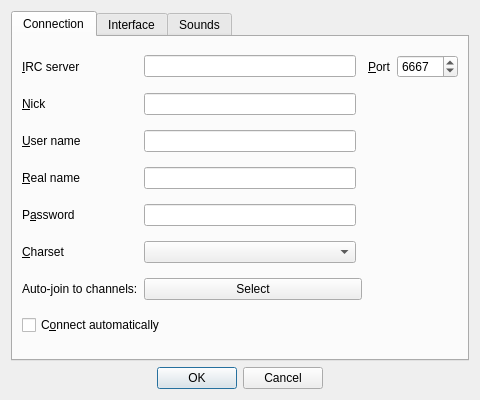
<?xml version="1.0" encoding="UTF-8"?>
<ui version="4.0">
 <class>SettingsDialog</class>
 <widget class="QDialog" name="SettingsDialog">
  <property name="geometry">
   <rect>
    <x>0</x>
    <y>0</y>
    <width>480</width>
    <height>400</height>
   </rect>
  </property>
  <property name="windowTitle">
   <string>Settings dialog</string>
  </property>
  <property name="windowIcon">
   <iconset resource="resources.qrc">
    <normaloff>:/icons/tools.png</normaloff>:/icons/tools.png</iconset>
  </property>
  <layout class="QVBoxLayout" name="verticalLayout">
   <item>
    <widget class="QTabWidget" name="tabWidget">
     <property name="currentIndex">
      <number>0</number>
     </property>
     <widget class="QWidget" name="tabServer">
      <attribute name="title">
       <string>Connection</string>
      </attribute>
      <layout class="QGridLayout" name="gridLayout">
       <item row="0" column="0">
        <widget class="QLabel" name="labelServer">
         <property name="text">
          <string>&amp;IRC server</string>
         </property>
         <property name="buddy">
          <cstring>lineEditServer</cstring>
         </property>
        </widget>
       </item>
       <item row="0" column="1">
        <widget class="QLineEdit" name="lineEditServer"/>
       </item>
       <item row="0" column="3">
        <widget class="QLabel" name="labelPort">
         <property name="text">
          <string>&amp;Port</string>
         </property>
         <property name="buddy">
          <cstring>spinBoxPort</cstring>
         </property>
        </widget>
       </item>
       <item row="0" column="4">
        <widget class="QSpinBox" name="spinBoxPort">
         <property name="minimum">
          <number>1</number>
         </property>
         <property name="maximum">
          <number>65535</number>
         </property>
         <property name="value">
          <number>6667</number>
         </property>
        </widget>
       </item>
       <item row="1" column="0">
        <widget class="QLabel" name="labelNick">
         <property name="text">
          <string>&amp;Nick</string>
         </property>
         <property name="buddy">
          <cstring>lineEditNick</cstring>
         </property>
        </widget>
       </item>
       <item row="1" column="1">
        <widget class="QLineEdit" name="lineEditNick"/>
       </item>
       <item row="2" column="0">
        <widget class="QLabel" name="labelUserName">
         <property name="text">
          <string>&amp;User name</string>
         </property>
         <property name="buddy">
          <cstring>lineEditUsername</cstring>
         </property>
        </widget>
       </item>
       <item row="2" column="1">
        <widget class="QLineEdit" name="lineEditUsername"/>
       </item>
       <item row="3" column="0">
        <widget class="QLabel" name="labelRealName">
         <property name="text">
          <string>&amp;Real name</string>
         </property>
         <property name="buddy">
          <cstring>lineEditRealName</cstring>
         </property>
        </widget>
       </item>
       <item row="3" column="1">
        <widget class="QLineEdit" name="lineEditRealName"/>
       </item>
       <item row="4" column="0">
        <widget class="QLabel" name="labelPassword">
         <property name="text">
          <string>P&amp;assword</string>
         </property>
         <property name="buddy">
          <cstring>lineEditPassword</cstring>
         </property>
        </widget>
       </item>
       <item row="4" column="1">
        <widget class="QLineEdit" name="lineEditPassword">
         <property name="echoMode">
          <enum>QLineEdit::Password</enum>
         </property>
        </widget>
       </item>
       <item row="5" column="0">
        <widget class="QLabel" name="labelCharset">
         <property name="text">
          <string>&amp;Charset</string>
         </property>
         <property name="buddy">
          <cstring>comboBoxCharset</cstring>
         </property>
        </widget>
       </item>
       <item row="5" column="1">
        <widget class="QComboBox" name="comboBoxCharset"/>
       </item>
       <item row="6" column="0">
        <widget class="QLabel" name="labelAutoJoin">
         <property name="text">
          <string>Auto-join to channels:</string>
         </property>
        </widget>
       </item>
       <item row="7" column="0" colspan="2">
        <widget class="QCheckBox" name="checkBoxAutoConnect">
         <property name="text">
          <string>C&amp;onnect automatically</string>
         </property>
        </widget>
       </item>
       <item row="6" column="1" colspan="2">
        <widget class="QPushButton" name="pushButtonAutoJoin">
         <property name="text">
          <string>Select</string>
         </property>
        </widget>
       </item>
      </layout>
     </widget>
     <widget class="QWidget" name="tabInterface">
      <attribute name="title">
       <string>Interface</string>
      </attribute>
      <layout class="QVBoxLayout" name="verticalLayout_2">
       <item>
        <widget class="QCheckBox" name="checkBoxHideConsole">
         <property name="text">
          <string>&amp;Hide &quot;Console&quot; tab</string>
         </property>
        </widget>
       </item>
       <item>
        <layout class="QHBoxLayout" name="horizontalLayout">
         <property name="sizeConstraint">
          <enum>QLayout::SetFixedSize</enum>
         </property>
         <item>
          <widget class="QCheckBox" name="checkBoxTrayIcon">
           <property name="text">
            <string>&amp;Tray icon</string>
           </property>
          </widget>
         </item>
         <item>
          <widget class="QCheckBox" name="checkBoxMinimizeToTray">
           <property name="enabled">
            <bool>false</bool>
           </property>
           <property name="text">
            <string>&amp;Minimize to tray when closed</string>
           </property>
          </widget>
         </item>
        </layout>
       </item>
       <item>
        <widget class="QGroupBox" name="groupBoxFonts">
         <property name="title">
          <string>Fonts</string>
         </property>
         <layout class="QGridLayout" name="gridLayout_2">
          <item row="0" column="0">
           <widget class="QLabel" name="label">
            <property name="text">
             <string>&amp;Console font</string>
            </property>
            <property name="buddy">
             <cstring>lineEditConsoleFont</cstring>
            </property>
           </widget>
          </item>
          <item row="0" column="1">
           <widget class="QLineEdit" name="lineEditConsoleFont">
            <property name="text">
             <string notr="true"/>
            </property>
            <property name="readOnly">
             <bool>true</bool>
            </property>
           </widget>
          </item>
          <item row="0" column="2">
           <widget class="QToolButton" name="toolButtonConsoleFont">
            <property name="text">
             <string>...</string>
            </property>
           </widget>
          </item>
          <item row="1" column="0">
           <widget class="QLabel" name="label_2">
            <property name="text">
             <string>C&amp;hat font</string>
            </property>
            <property name="buddy">
             <cstring>lineEditChatFont</cstring>
            </property>
           </widget>
          </item>
          <item row="1" column="1">
           <widget class="QLineEdit" name="lineEditChatFont">
            <property name="text">
             <string notr="true"/>
            </property>
            <property name="readOnly">
             <bool>true</bool>
            </property>
           </widget>
          </item>
          <item row="1" column="2">
           <widget class="QToolButton" name="toolButtonChatFont">
            <property name="text">
             <string>...</string>
            </property>
           </widget>
          </item>
         </layout>
        </widget>
       </item>
       <item>
        <widget class="QGroupBox" name="groupBoxTimeStamps">
         <property name="title">
          <string>Time stamps</string>
         </property>
         <layout class="QGridLayout" name="gridLayout_3">
          <item row="0" column="0" colspan="2">
           <widget class="QCheckBox" name="checkBoxTimeStamps">
            <property name="text">
             <string>&amp;Enable time stamps</string>
            </property>
           </widget>
          </item>
          <item row="1" column="0">
           <widget class="QLabel" name="labelFormat">
            <property name="enabled">
             <bool>false</bool>
            </property>
            <property name="text">
             <string>&amp;Format</string>
            </property>
            <property name="buddy">
             <cstring>lineEditFormat</cstring>
            </property>
           </widget>
          </item>
          <item row="1" column="1">
           <widget class="QLineEdit" name="lineEditFormat">
            <property name="enabled">
             <bool>false</bool>
            </property>
            <property name="text">
             <string notr="true">[hh:mm:ss]</string>
            </property>
           </widget>
          </item>
         </layout>
        </widget>
       </item>
      </layout>
     </widget>
     <widget class="QWidget" name="tabSounds">
      <attribute name="title">
       <string>Sounds</string>
      </attribute>
      <layout class="QVBoxLayout" name="verticalLayout_3">
       <item>
        <widget class="QCheckBox" name="checkBoxSoundsEnabled">
         <property name="text">
          <string>&amp;Enable sounds</string>
         </property>
        </widget>
       </item>
       <item>
        <widget class="SoundsTable" name="tableSounds">
         <property name="enabled">
          <bool>false</bool>
         </property>
        </widget>
       </item>
      </layout>
     </widget>
    </widget>
   </item>
   <item>
    <widget class="QDialogButtonBox" name="buttonBox">
     <property name="orientation">
      <enum>Qt::Horizontal</enum>
     </property>
     <property name="standardButtons">
      <set>QDialogButtonBox::Cancel|QDialogButtonBox::Ok</set>
     </property>
     <property name="centerButtons">
      <bool>true</bool>
     </property>
    </widget>
   </item>
  </layout>
 </widget>
 <customwidgets>
  <customwidget>
   <class>SoundsTable</class>
   <extends>QTableView</extends>
   <header>soundstable.h</header>
  </customwidget>
 </customwidgets>
 <resources>
  <include location="resources.qrc"/>
 </resources>
 <connections>
  <connection>
   <sender>buttonBox</sender>
   <signal>accepted()</signal>
   <receiver>SettingsDialog</receiver>
   <slot>accept()</slot>
   <hints>
    <hint type="sourcelabel">
     <x>275</x>
     <y>380</y>
    </hint>
    <hint type="destinationlabel">
     <x>157</x>
     <y>274</y>
    </hint>
   </hints>
  </connection>
  <connection>
   <sender>buttonBox</sender>
   <signal>rejected()</signal>
   <receiver>SettingsDialog</receiver>
   <slot>reject()</slot>
   <hints>
    <hint type="sourcelabel">
     <x>343</x>
     <y>380</y>
    </hint>
    <hint type="destinationlabel">
     <x>286</x>
     <y>274</y>
    </hint>
   </hints>
  </connection>
  <connection>
   <sender>checkBoxTrayIcon</sender>
   <signal>toggled(bool)</signal>
   <receiver>checkBoxMinimizeToTray</receiver>
   <slot>setEnabled(bool)</slot>
   <hints>
    <hint type="sourcelabel">
     <x>80</x>
     <y>96</y>
    </hint>
    <hint type="destinationlabel">
     <x>373</x>
     <y>96</y>
    </hint>
   </hints>
  </connection>
  <connection>
   <sender>checkBoxTimeStamps</sender>
   <signal>toggled(bool)</signal>
   <receiver>labelFormat</receiver>
   <slot>setEnabled(bool)</slot>
   <hints>
    <hint type="sourcelabel">
     <x>91</x>
     <y>245</y>
    </hint>
    <hint type="destinationlabel">
     <x>63</x>
     <y>271</y>
    </hint>
   </hints>
  </connection>
  <connection>
   <sender>checkBoxTimeStamps</sender>
   <signal>toggled(bool)</signal>
   <receiver>lineEditFormat</receiver>
   <slot>setEnabled(bool)</slot>
   <hints>
    <hint type="sourcelabel">
     <x>76</x>
     <y>245</y>
    </hint>
    <hint type="destinationlabel">
     <x>190</x>
     <y>271</y>
    </hint>
   </hints>
  </connection>
  <connection>
   <sender>checkBoxSoundsEnabled</sender>
   <signal>toggled(bool)</signal>
   <receiver>tableSounds</receiver>
   <slot>setEnabled(bool)</slot>
   <hints>
    <hint type="sourcelabel">
     <x>44</x>
     <y>46</y>
    </hint>
    <hint type="destinationlabel">
     <x>99</x>
     <y>115</y>
    </hint>
   </hints>
  </connection>
 </connections>
</ui>
